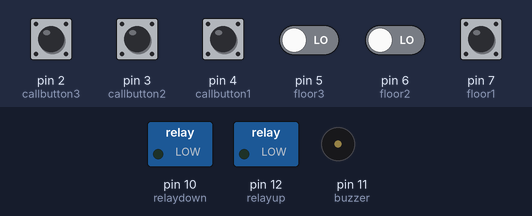
Simulated run of this sketch. Board: Arduino Pro Mini, built with avr-gcc and run on an emulated ATmega328P. Shown: switched loads named in the sketch (green lamp = pin HIGH), buzzer (waves = sounding, pin HIGH). Inputs (shaded band) come from the test bench; at power-on: pin 7 (floor1) HIGH, pin 2 (callbutton3), pin 3 (callbutton2), pin 4 (callbutton1), pin 5 (floor3), pin 6 (floor2) LOW.

Above: at 1.2 s.
1.3 s: pin 2 (callbutton3) pulled HIGH for 0.15 s
At 2.8 s:
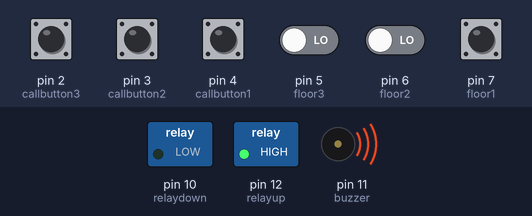
4.0 s: pin 5 (floor3) driven HIGH
At 5.2 s:
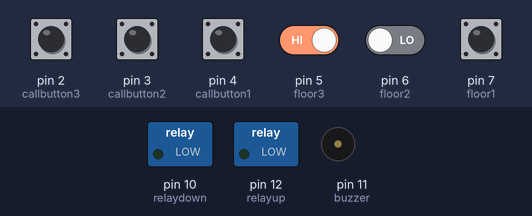
5.5 s: pin 3 (callbutton2) pulled HIGH for 0.15 s
At 7.2 s:
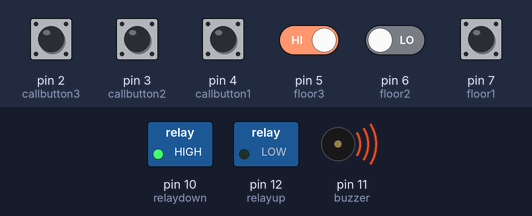
8.2 s: pin 6 (floor2) driven HIGH
At 9.6 s:
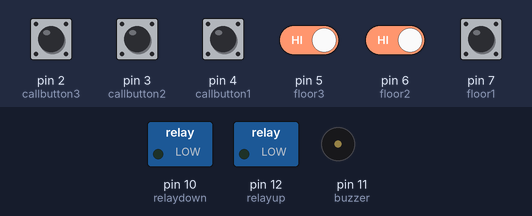
Timing chart, 0 to 10.7 s (numbered marks = the images above; inputs shaded):
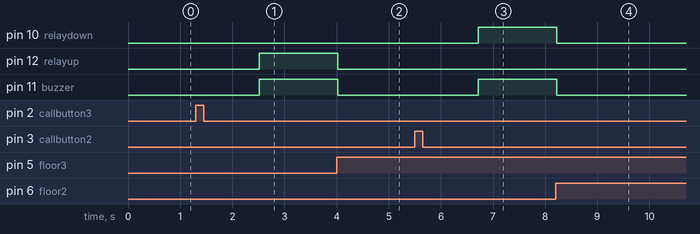

The sketch:

FNZ2UDLHWVAU73O.ino
```cpp
/*
  Elevator project with arduino pro mini 328 5v 8mhz

  - This is a simple elevator project using a single-phase ac motor.
  - There are 3 floors and a button is placed in every floor and are connected in paraller with 3 button inside the elevator.
  - 3 proximity switches are attached on every floor to indicate where the elevator is and to stop it.
  - A buzzer is connected to warn for movement or
  -alarm stop inside the elevator is attached directly to the reset button.


  code by:Fanis Katmadas
  site:oramasolutions.com
  fanisk@oramasolutions.com
 */


const int floor1 = 7;//proximity switch attached on floor1
const int floor2 = 6;//proximity switch attached on floor2
const int floor3 = 5;//proximity switch attached on floor3
const int callbutton1 = 4;//push button on the floor1 and in paraller the button for floor 1 in the elevator
const int callbutton2 = 3;//push button on the floor2 and in paraller the button for floor 2 in the elevator
const int callbutton3 = 2;//push button on the floor3 and in paraller the button for floor 3 in the elevator
const int relayup = 12;//the relay that drives up the elevator
const int relaydown=10;//the relay that drives down the elevator
const int buzzer = 11;//a buzzer warning movement or alarm stop
const int poweron=13;

// variables will change:
int callelevator1 = 0;         // variable for reading the pushbutton status of the floors
int callelevator2 = 0; // variable for reading the pushbutton status of the floors
int callelevator3 = 0; // variable for reading the pushbutton status of the floors
int floor1sense = 0; // variable for reading the proximity status of the floors
int floor2sense = 0; // variable for reading the proximity status of the floors
int floor3sense = 0; // variable for reading the proximity status of the floors


// the setup routine runs once when you press reset:
void setup()

        {

          // initialize the digital pins inputs.
          pinMode(floor1, INPUT);
          pinMode(floor2, INPUT);
          pinMode(floor3, INPUT);
          pinMode(callbutton1, INPUT);
          pinMode(callbutton2, INPUT);
          pinMode(callbutton3, INPUT);


          // initialize the digital pins outputs.
          pinMode(relayup, OUTPUT);
          pinMode(relaydown, OUTPUT);
          pinMode(buzzer, OUTPUT);

        }


// the loop routine runs over and over again forever:
void loop()


        {
            digitalWrite(poweron, HIGH);
            // read the state of the pushbuttons value:
            callelevator1 = digitalRead(callbutton1);
            callelevator2 = digitalRead(callbutton2);
            callelevator3 = digitalRead(callbutton3);
            // read the state of the proximity value:
            floor1sense = digitalRead(floor1);
            floor2sense = digitalRead(floor2);
            floor3sense = digitalRead(floor3);


            //start by checking the 3 call buttons.
            //we read the input and if we have signal we wait for the release before starting.
            //after the release a pause of a second is added before beggining the motion of the elevator
            if (callelevator1 == HIGH)// if the floor 1 call button is pressed

                    {
                      delay(200);//software debounce of the button
                      while(callelevator1 == HIGH)
                             {
                             callelevator1 = digitalRead(callbutton1);//check the value of the button again
                             delay(10);//keep running smoothly
                             }//wait for the relese of the button to continue
                      delay(1000);
                      floor1function();//go to the floor 1 fuction of the elevator
                    }


            else if(callelevator2 == HIGH)// if the floor 2 call button is pressed

                    {
                      delay(200); //software debounce of the button
                      while(callelevator2 == HIGH)
                          {
                          callelevator2 = digitalRead(callbutton2);//check the value of the button again
                          delay(10);//keep running smoothly
                          }//wait for the relese of the button to continue
                      delay(1000);
                      floor2function();//go to the floor 2 fuction of the elevator
                    }

           else if(callelevator3 == HIGH)// if the floor 1 call button is pressed

                    {
                      delay(200); //software debounce of the button
                      while(callelevator3 == HIGH)
                        {
                        callelevator3 = digitalRead(callbutton3);//check the value of the button again
                        delay(10);//keep running smoothly
                        }//wait for the relese of the button to continue
                      delay(1000);
                      floor3function();//go to the floor 3 fuction of the elevator
                    }


          digitalWrite(relayup, LOW); //keep the relay for up motion inactive
          digitalWrite(relaydown, LOW); //keep the relay for down motion inactive
          digitalWrite(buzzer, LOW);//keep the buzzer quite


          delay(10);//a few delay just to keep running smoothly

        }


void floor1function()


        {

                     if(floor1sense  != HIGH) // check the proximity sensor of the first floor to see if the elevator is there

                              {//if the elevator isn't there call it

                                while( floor1sense==LOW) //check that the proximity of the first floor is low
                                 //the motor begins and stops when the appropriate floor proximity give the signal
                                    {
                                    digitalWrite(relaydown, HIGH);//drive the elevator down
                                    digitalWrite(buzzer, HIGH);//some noise in the mic
                                    floor1sense = digitalRead(floor1);
                                    delay(10);//a few delay to keep running the routine smoothly
                                    }

                              }


        }


void floor2function()


        {


                            if(floor3sense  == HIGH) // check the proximity sensor of the third floor to see if the elevator is there

                                              {//if the elevator is there call it

                                                while( floor2sense==LOW)//the motor begins and stops when the appropriate floor proximity give the signal

                                                    {
                                                    digitalWrite(relaydown, HIGH);//drive the elevator down
                                                    digitalWrite(buzzer, HIGH);//some noise in the mic
                                                    floor2sense = digitalRead(floor2);
                                                    delay(10);//a few delay to keep running the routine smoothly
                                                    }


                                               }


                              else if(floor1sense  == HIGH) // check the proximity sensor of the first floor to see if the elevator is there

                                              {//if the elevator is there call it

                                                while( floor2sense==LOW)//the motor begins and stops when the appropriate floor proximity give the signal

                                                    {
                                                    digitalWrite(relayup, HIGH);//drive the elevator up
                                                    digitalWrite(buzzer, HIGH);//some noise in the mic
                                                    floor2sense = digitalRead(floor2);
                                                    delay(10);//a few delay to keep running the routine smoothly
                                                    }


                                              }

        }


void floor3function()


        {

                           if(floor2sense  == HIGH || floor1sense  == HIGH) // check the proximity sensor of the first and second floor to see if the elevator is there

                                              {//if the elevator is there call it

                                                while( floor3sense==LOW) //the motor begins and stops when the appropriate floor proximity give the signal

                                                    {
                                                    digitalWrite(relayup, HIGH);//drive the elevator up
                                                    digitalWrite(buzzer, HIGH);//some noise in the mic
                                                    floor3sense = digitalRead(floor3);
                                                    delay(10);//a few delay to keep running the routine smoothly
                                                    }

                                              }

        }
```

Measured:
- after the input at 1.3 s, pin 12 (relayup), pin 11 (buzzer): LOW → HIGH after 1.2 s
- after the input at 4.0 s, pin 12 (relayup), pin 11 (buzzer): HIGH → LOW at once
- after the input at 5.5 s, pin 10 (relaydown), pin 11 (buzzer): LOW → HIGH after 1.2 s
- after the input at 8.2 s, pin 10 (relaydown), pin 11 (buzzer): HIGH → LOW at once
